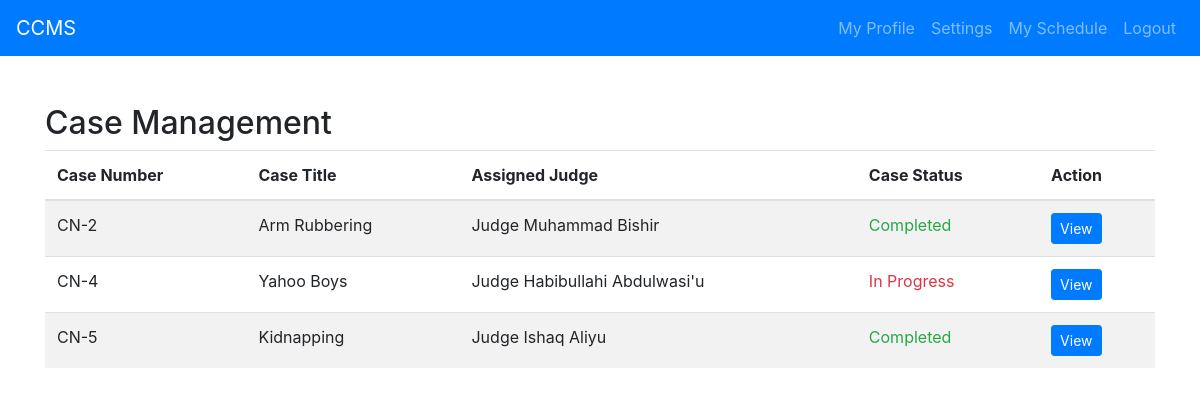
Page /manage-case/ (signed in) on the committed database.
### ccms/models.py (models this page shows, shortened)
class Scheduling(models.Model):
    case_number = models.CharField(max_length=10000, blank=True)
    case_title = models.CharField(max_length=10000, blank=True)
    case_time = models.CharField(max_length=100, blank=True)
    case_date = models.CharField(max_length=100, blank=True)
    judged = models.CharField(max_length=100, blank=True)
    case_status = models.BooleanField(True)

### ccms/views.py (the view)
# urls.py: path('manage-case/', views.manage_case, name='manage-case'),
def manage_case(request):
    cases = Scheduling.objects.all()
    user = User.objects.get(username=request.user)
    context = {
        "cases":cases,
        "user": user
    }
    return render(request, 'case-management.html', context)

### templates/case-management.html (shortened to what this page needs)
<!DOCTYPE html>
<html lang="en">
<head>
    <link rel="stylesheet" href="https://maxcdn.bootstrapcdn.com/bootstrap/4.5.2/css/bootstrap.min.css">
</head>
<body>
    <nav class="navbar navbar-expand-lg navbar-dark bg-primary">
        <a class="navbar-brand" href="/user-dashboard">CCMS</a>
        <div class="collapse navbar-collapse" id="navbarNav">
            <ul class="navbar-nav ml-auto">
                <li class="nav-item">
                    <a class="nav-link" href="/profile">My Profile</a>
                </li>
                <li class="nav-item">
                    <a class="nav-link" href="/settings">Settings</a>
                </li>
                {% if user.is_superuser == True %}
                <li class="nav-item">
                    <a class="nav-link" href="/manage-case">My Schedule</a>
                </li>
                {% else %}
                <li class="nav-item">
                    <a class="nav-link" href="/manage-case2">My Schedule</a>
                </li>
                {% endif %}
                <li class="nav-item">
                    <a class="nav-link" href="/logout">Logout</a>
                </li>
            </ul>
        </div>
    </nav>
    <div class="container my-5">
        <h2>Case Management</h2>
        <table class="table table-striped">
            <thead>
                <tr>
                    <th>Case Number</th>
                    <th>Case Title</th>
                    <th>Assigned Judge</th>
                    <th>Case Status</th>
                    <th>Action</th>
                </tr>
            </thead>
            <tbody>
                {% if user.is_superuser == True %}
                {% for case in cases %}
                    {% if case.case_number != '' %}
                    <tr>
                        <td>{{case.case_number}}</td>
                        <td>{{case.case_title}}</td>
                        <td>{{case.judged}}</td>
                        {% if case.case_status == False %}
                        <td class="text-danger">In Progress</td>
                        {% else %}
                        <td class="text-success">Completed</td>
                        {% endif %}
                        <td>
                            <a href="/case-view/{{case.id}}" class="btn btn-primary btn-sm">View</a>
                        </td>
                    </tr>
                    {% endif %}
                {% endfor %}
                {% endif %}
            </tbody>
        </table>
    </div>
</body>
</html>

### rows in the picture
Scheduling: case_number "CN-2", case_title "Arm Rubbering", judged "Judge Muhammad Bishir", case_status "Completed"
Scheduling: case_number "CN-4", case_title "Yahoo Boys", judged "Judge Habibullahi Abdulwasi'u", case_status "In Progress"
Scheduling: case_number "CN-5", case_title "Kidnapping", judged "Judge Ishaq Aliyu", case_status "Completed"
